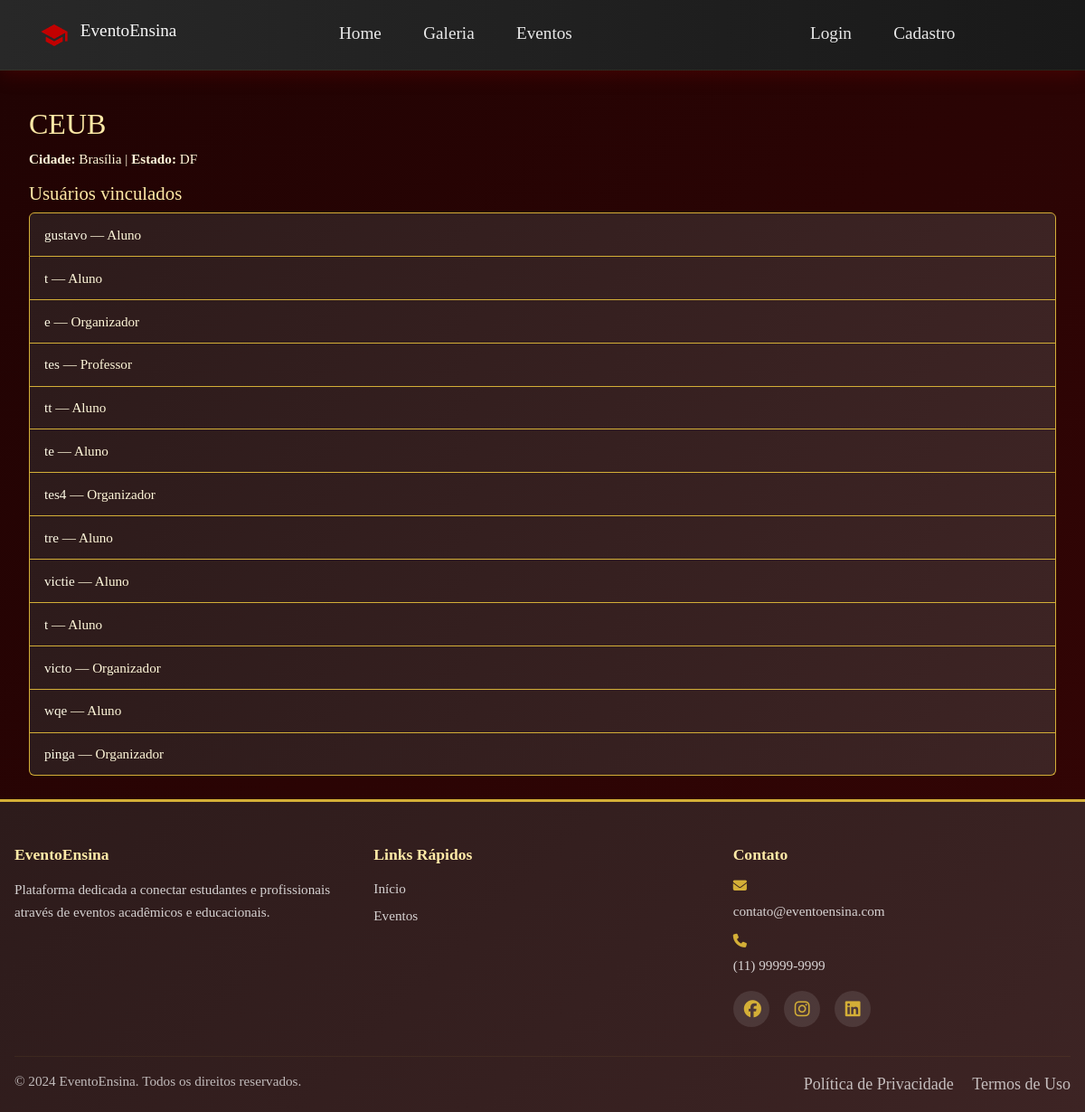
/usuarios/instituicao/2/, run on an earlier commit of the app's database.
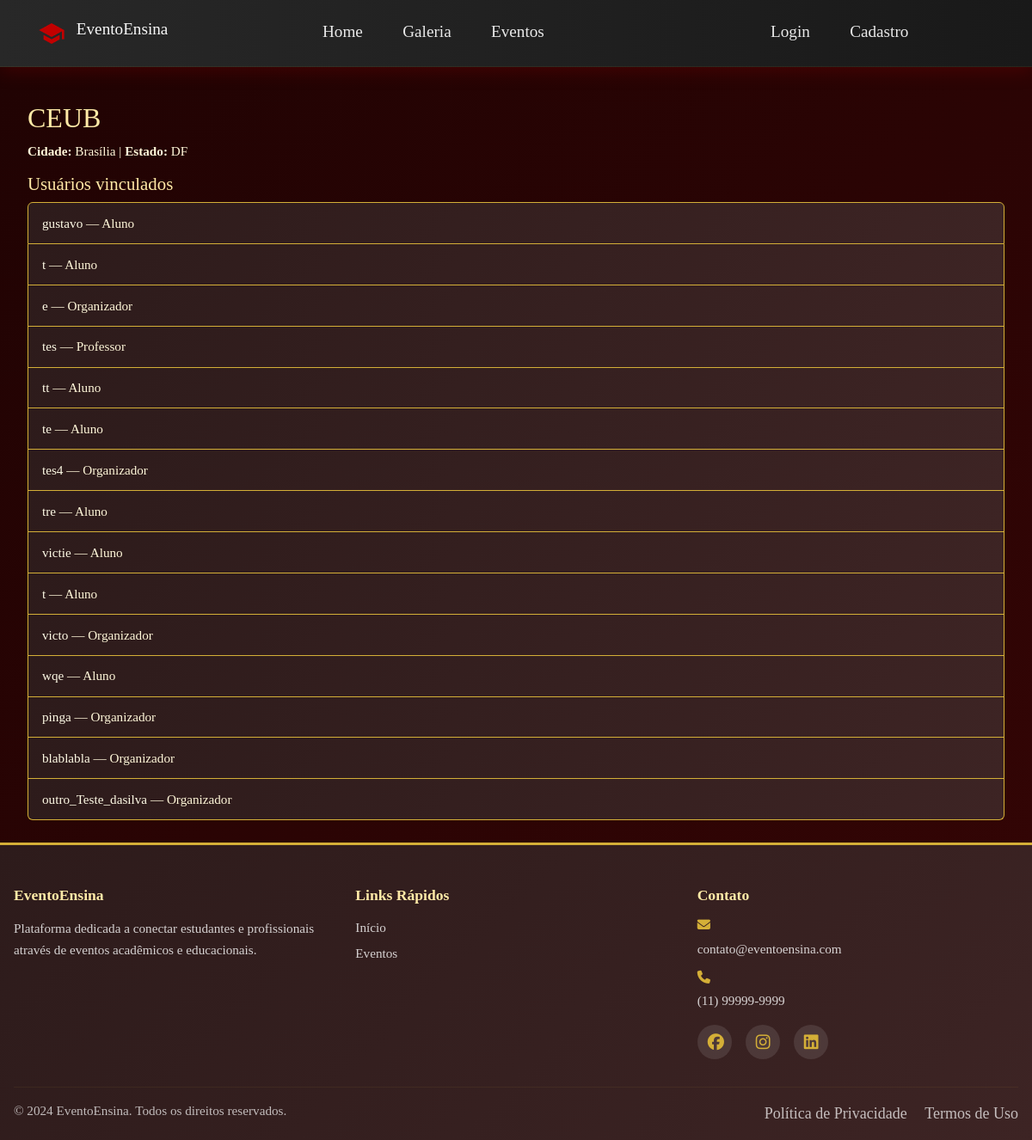
And on a later commit of the database.
### usuarios/models.py (models this page shows, shortened)
class Usuario(models.Model):
    nome = models.CharField(max_length=150)
    ddd = models.ForeignKey(DDD, on_delete=models.SET_NULL, null=True, blank=True)
    telefone = models.CharField(max_length=15, blank=True, null=True)
    instituicao = models.ForeignKey(Instituicao, on_delete=models.SET_NULL, null=True, blank=True)
    tipo = models.ForeignKey(TipoUsuario, on_delete=models.CASCADE)
    nome_usuario = models.CharField(max_length=50, unique=True)
    email = models.EmailField(blank=True, null=True)
    senha = models.CharField(max_length=128, blank=True, null=True)
    user = models.OneToOneField(settings.AUTH_USER_MODEL, on_delete=models.SET_NULL, null=True, blank=True, related_name='profile')
    base_dir = models.CharField(max_length=255, blank=True, null=True)

class TipoUsuario(models.Model):
    tipo = models.CharField(max_length=50, unique=True)

### usuarios/views.py (the view)
# urls.py: path('instituicao/<int:instituicao_id>/', views.instituicao_publica, name='instituicao_publica'),
def instituicao_publica(request, instituicao_id):
    try:
        inst = Instituicao.objects.get(pk=instituicao_id)
    except Instituicao.DoesNotExist:
        raise Http404('Instituição não encontrada')
    usuarios = Usuario.objects.filter(instituicao=inst)[:50]
    return render(request, 'instituicao_publica.html', {'instituicao': inst, 'usuarios': usuarios, 'nav_items': nav_items})

### usuarios/templates/instituicao_publica.html (shortened to what this page needs)
{% extends 'base/base.html' %}
{% block content %}
<div class="container mt-4">
  <h1>{{ instituicao.nome }}</h1>
  <p><strong>Cidade:</strong> {{ instituicao.cidade }} | <strong>Estado:</strong> {{ instituicao.estado }}</p>
  <h3 class="mt-3">Usuários vinculados</h3>
  <ul class="list-group">
    {% for u in usuarios %}
      <li class="list-group-item">
        <a href="{% url 'perfil_publico' u.nome_usuario %}">{{ u.nome }}</a> — {{ u.tipo.tipo }}
      </li>
    {% empty %}
      <li class="list-group-item">Nenhum usuário encontrado.</li>
    {% endfor %}
  </ul>
</div>
{% endblock %}

What changed in the data, as far as the page shows it:
added Usuario: nome "blablabla", tipo.tipo "Organizador"
added Usuario: nome "outro_Teste_dasilva", tipo.tipo "Organizador"
